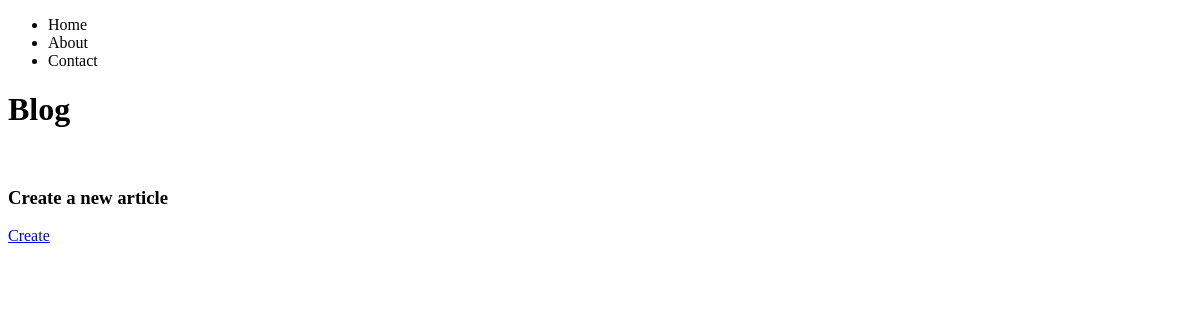
The page /blog/ on the database as committed earlier.
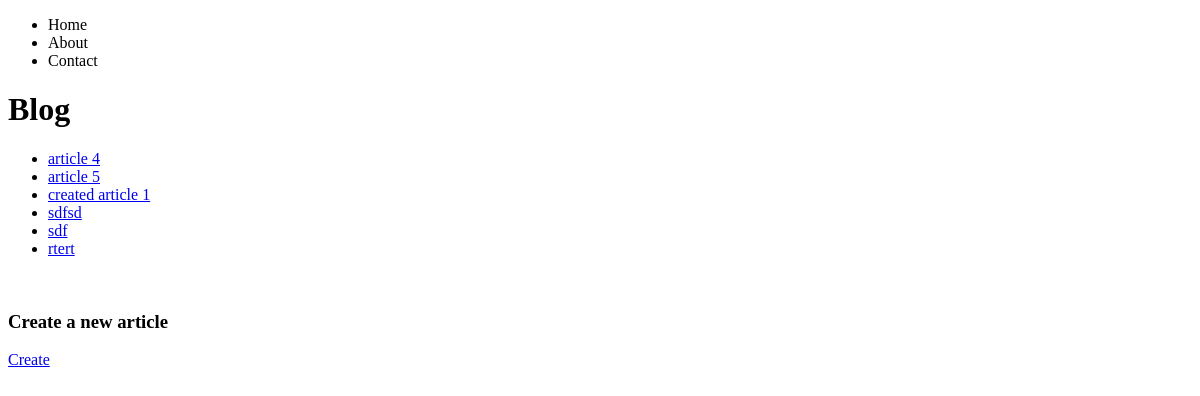
The same page on the database as committed later.
### blog/models.py (models this page shows, shortened)
class Article (models.Model):
    title = models.CharField(max_length=100)
    content = models.TextField(null=True)
    author = models.CharField(max_length=50)

### blog/views.py (the view)
# urls.py: path('', ArticleListView.as_view(), name= 'blog'),
class ArticleListView(ListView):
    model = Article
    template_name = 'blog.html'
    context_object_name = 'articles_list'

### blog/templates/blog.html (shortened to what this page needs)
{% extends 'base.html' %}
{% block content %}
    <h1>Blog</h1>
    <ul>
        {% for article in articles_list %}
        <li><a href="articles/{{article.id}}/"> {{article.title}}</a></li>
        {% endfor %}
    </ul>
    <br>
    <h3>Create a new article</h3>
    <a href="articles/create/">Create</a>
{% endblock content %}

Rows that differ between the two databases and show on the page:
added Article: title "article 4"
added Article: title "article 5"
added Article: title "created article 1"
added Article: title "sdfsd"
added Article: title "sdf"
added Article: title "rtert"
